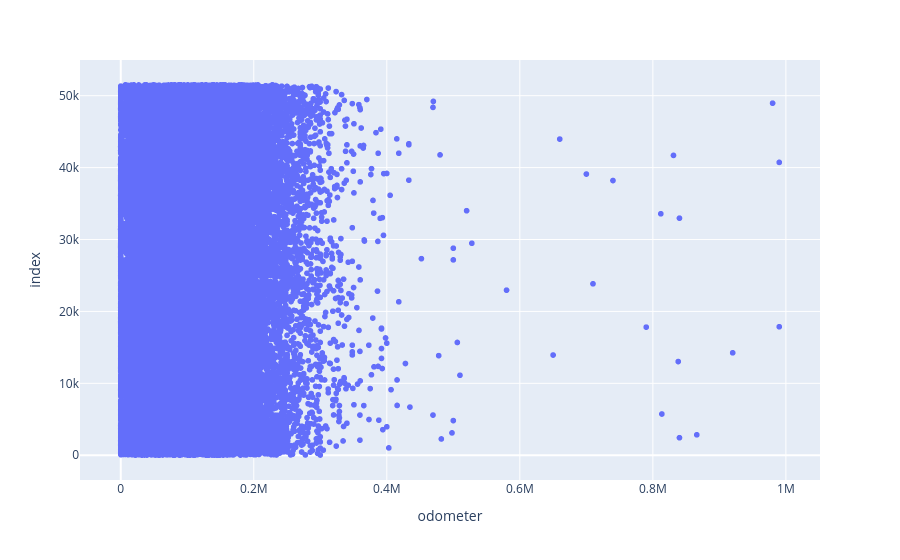

The notebook cell saved with this chart:
### Code cell
fig = px.scatter(df, x="odometer")
fig.show()

### Figure 1 — Plotly figure (JSON) as saved in the notebook; plotly's stock layout.template omitted (floating-point values rounded to 4 significant figures; data arrays with more than 128 entries replaced by an {"elided": "..."} marker saying what was removed)
{"data": [{"hovertemplate": "odometer=%{x}<br>index=%{y}<extra></extra>", "legendgroup": "", "marker": {"color": "#636efa", "symbol": "circle"}, "mode": "markers", "name": "", "showlegend": false, "type": "scattergl", "x": {"elided": "51525 float values"}, "xaxis": "x", "y": {"elided": "51525 int values"}, "yaxis": "y"}], "layout": {"legend": {"tracegroupgap": 0}, "margin": {"t": 60}, "xaxis": {"anchor": "y", "domain": [0, 1], "title": {"text": "odometer"}}, "yaxis": {"anchor": "x", "domain": [0, 1], "title": {"text": "index"}}}}
